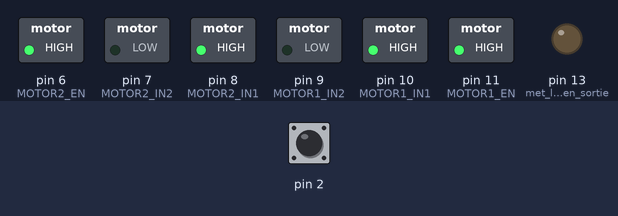
Bench run of a sketch on a simulated Arduino Uno, built with avr-gcc and run on an emulated ATmega328P. Parts: switched loads named in the sketch (green lamp = pin HIGH), output pins drawn as LEDs (lit = HIGH). The test bench sets the inputs (shaded band); at power-on: pin 2 HIGH.

Above: at 1.2 s.
1.3 s: pin 2 pulled LOW for 0.15 s
At 2.2 s:
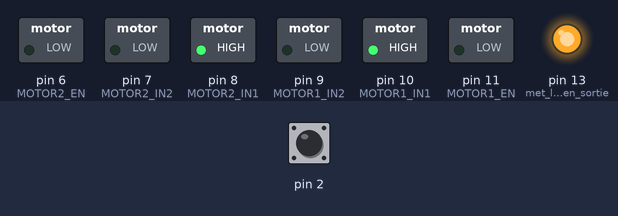
Timing chart, 0 to 4.3 s (numbered marks = the images above; inputs shaded):
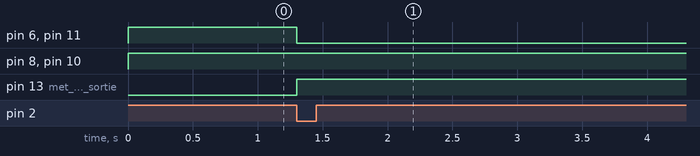

Measured:
- after the input at 1.3 s, pin 6 (MOTOR2_EN), pin 11 (MOTOR1_EN): HIGH → LOW at once; pin 7 (MOTOR2_IN2), pin 9 (MOTOR1_IN2): stays LOW (without the input it goes to HIGH after 3.7 s); pin 8 (MOTOR2_IN1), pin 10 (MOTOR1_IN1): stays HIGH (without the input it goes to LOW after 3.7 s); pin 13 (met_la_broche_en_sortie): LOW → HIGH at once

The sketch:

_9_interruptions.ino
```cpp
#define MOTOR1_EN     11
#define MOTOR1_IN1    10
#define MOTOR1_IN2     9
#define MOTOR2_IN1     8
#define MOTOR2_IN2     7
#define MOTOR2_EN      6

boolean arretUrgence = false;

// fonction appelée lorsque l'état de l'entrée 3 change
void arretUrgenceFct() {
  arretUrgence = true;
  digitalWrite(13, HIGH);
  digitalWrite(MOTOR1_EN,   LOW);
  digitalWrite(MOTOR2_EN,   LOW);
}

void setup() {
  // configure les sorties utilisées pour piloter les deux moteurs
  pinMode(MOTOR1_EN,      OUTPUT);
  pinMode(MOTOR1_IN1,     OUTPUT);
  pinMode(MOTOR1_IN2,     OUTPUT);
  pinMode(MOTOR2_EN,      OUTPUT);
  pinMode(MOTOR2_IN1,     OUTPUT);
  pinMode(MOTOR2_IN2,     OUTPUT);

  pinMode(13, OUTPUT);       //met la broche en sortie
  digitalWrite(13,LOW);

  pinMode(2, INPUT_PULLUP);
  attachInterrupt(digitalPinToInterrupt(2), arretUrgenceFct, CHANGE);
}

void loop() {
  if (!arretUrgence) {
    digitalWrite(MOTOR1_IN1,  HIGH);       // moteur 1 dans un sens
    digitalWrite(MOTOR1_IN2,  LOW);
    digitalWrite(MOTOR1_EN,   HIGH);
    digitalWrite(MOTOR2_IN1,  HIGH);       // moteur 2 dans un sens
    digitalWrite(MOTOR2_IN2,  LOW);
    digitalWrite(MOTOR2_EN,   HIGH);
    delay(5000);                           // pause de 5s
  }
  if (!arretUrgence) {
    digitalWrite(MOTOR1_IN1,  LOW);        // moteur 1 dans l’autre sens
    digitalWrite(MOTOR1_IN2,  HIGH);
    digitalWrite(MOTOR1_EN,   HIGH);
    digitalWrite(MOTOR2_IN1,  LOW);        // moteur 2 dans l’autre sens
    digitalWrite(MOTOR2_IN2,  HIGH);
    digitalWrite(MOTOR2_EN,   HIGH);
    delay(5000);
  }
}
```
